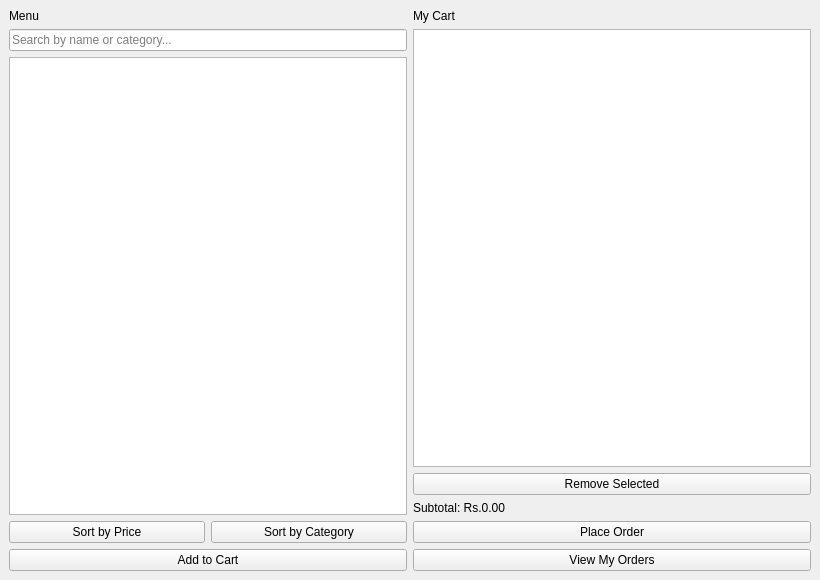
<?xml version="1.0" encoding="UTF-8"?>
<ui version="4.0">
 <class>CustomerWindow</class>
 <widget class="QMainWindow" name="CustomerWindow">
  <property name="geometry">
   <rect><x>0</x><y>0</y><width>820</width><height>580</height></rect>
  </property>
  <property name="windowTitle"><string>Customer Window</string></property>
  <widget class="QWidget" name="centralwidget">
   <layout class="QHBoxLayout" name="horizontalLayout">

    <!-- LEFT: Menu panel -->
    <item>
     <layout class="QVBoxLayout">
      <item><widget class="QLabel"><property name="text"><string>Menu</string></property></widget></item>
      <item>
       <widget class="QLineEdit" name="searchEdit">
        <property name="placeholderText"><string>Search by name or category...</string></property>
       </widget>
      </item>
      <item><widget class="QListWidget" name="menuList"/></item>
      <item>
       <layout class="QHBoxLayout">
        <item>
         <widget class="QPushButton" name="sortByPriceBtn">
          <property name="text"><string>Sort by Price</string></property>
         </widget>
        </item>
        <item>
         <widget class="QPushButton" name="sortByCategoryBtn">
          <property name="text"><string>Sort by Category</string></property>
         </widget>
        </item>
       </layout>
      </item>
      <item>
       <widget class="QPushButton" name="addToCartBtn">
        <property name="text"><string>Add to Cart</string></property>
       </widget>
      </item>
     </layout>
    </item>

    <!-- RIGHT: Cart panel -->
    <item>
     <layout class="QVBoxLayout">
      <item><widget class="QLabel"><property name="text"><string>My Cart</string></property></widget></item>
      <item><widget class="QListWidget" name="cartList"/></item>
      <item>
       <widget class="QPushButton" name="removeFromCartBtn">
        <property name="text"><string>Remove Selected</string></property>
       </widget>
      </item>
      <item>
       <widget class="QLabel" name="subtotalLabel">
        <property name="text"><string>Subtotal: Rs.0.00</string></property>
       </widget>
      </item>
      <item>
       <widget class="QPushButton" name="placeOrderBtn">
        <property name="text"><string>Place Order</string></property>
       </widget>
      </item>
      <item>
       <widget class="QPushButton" name="viewOrdersBtn">
        <property name="text"><string>View My Orders</string></property>
       </widget>
      </item>
     </layout>
    </item>

   </layout>
  </widget>
 </widget>
</ui>
